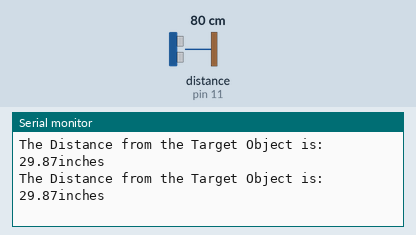
Bench run of a sketch on a simulated Arduino Uno, built with avr-gcc and run on an emulated ATmega328P. Parts: the last lines printed to the serial monitor. Wiring (inferred from the names in the program): ultrasonic range finder: trigger pin 12; echo pin 11. Inputs (shaded band) come from the test bench; at power-on: distance to the obstacle (sensor on pin 11) 80 cm. The echo pulse lasts 58.3 µs per cm.

Above: at 1.2 s.
1.3 s: distance to the obstacle (sensor on pin 11) set to 299 cm
At 1.42 s:
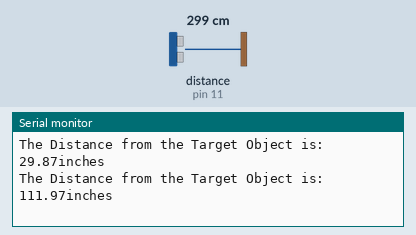
4.3 s: distance to the obstacle (sensor on pin 11) set to 35 cm
At 4.34 s:
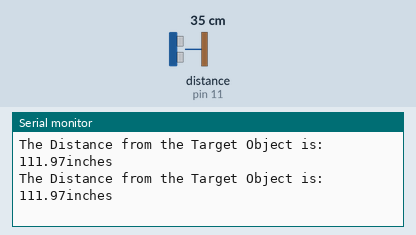
7.3 s: distance to the obstacle (sensor on pin 11) set to 299 cm
At 7.32 s:
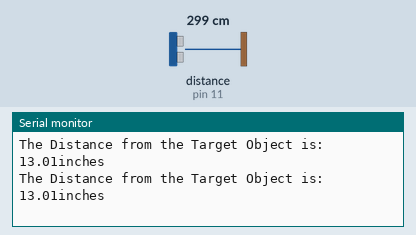
13.3 s: distance to the obstacle (sensor on pin 11) set to 60 cm
At 13.38 s:
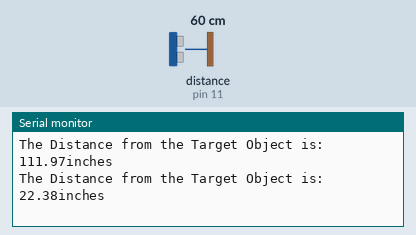
19.3 s: distance to the obstacle (sensor on pin 11) set to 2 cm
At 19.33 s:
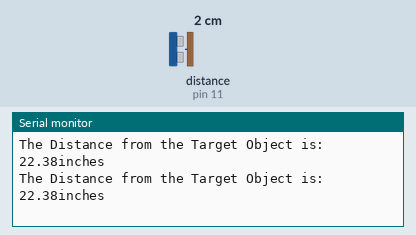
Timing chart, 0 to 22.3 s (numbered marks = the images above; inputs shaded):
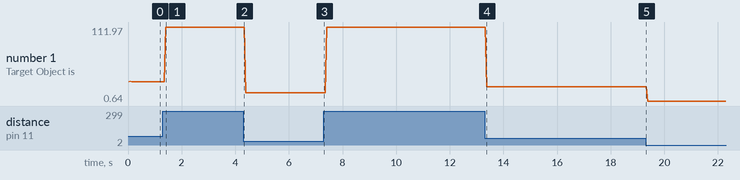

Measured:
- after the input at 1.3 s, the serial monitor: prints a new line after 0.11 s (image 1)
- after the input at 13.3 s, the serial monitor: prints a new line after 0.07 s (image 4)
- plotted number 1: 29.87 → 111.97 after the input at 1.3 s, 111.97 → 13.01 after the input at 4.3 s, 111.97 → 22.38 after the input at 13.3 s, 22.38 → 0.64 after the input at 19.3 s

The sketch:

Lesson_55_-_Measuring_Distance_Using_Ultrasonic_Sensor.ino
```cpp
//We are Calculating Distance using the Ultrasonic Sensor
//Declaring Variables
int TRIGGER_PIN = 12;
int ECHO_PIN = 11;
int DELAY_MICRO = 10;
int DELAY = 25;

float PING_TRAVEL_TIME;
float DISTANCE;
float OBJECT_DISTANCE;

String DISTANCE_MESSAGE = "The Distance from the Target Object is: ";
String INCHES = "inches";


void setup() {
  //Starting Serial Monitor
  Serial.begin(9600);

  //Starting Pins
  pinMode(TRIGGER_PIN, OUTPUT);
  pinMode(ECHO_PIN, INPUT);
}


void loop() {
  //Sending out a pulse
  //We need to send the trigger pin low, high, low with a tiny bit of delay
  digitalWrite(TRIGGER_PIN, LOW);
  delayMicroseconds(DELAY_MICRO);
  digitalWrite(TRIGGER_PIN, HIGH);
  delayMicroseconds(DELAY);
  digitalWrite(TRIGGER_PIN, LOW);
  delayMicroseconds(DELAY_MICRO);

  //Getting Value of Ping Travel Time
  PING_TRAVEL_TIME = pulseIn(ECHO_PIN, HIGH);
  delay(DELAY);

  //Calculating Distance
  //We are only measuring the distance between the sensor and the object
  //The equation is the same equation we made in lesson 54 where we used the half distance the wave travelled
  //and measured how long it took for the ping to back and forth between the object
  DISTANCE = 0.00643 * (PING_TRAVEL_TIME);

  //Printing Values
  Serial.print(DISTANCE_MESSAGE);
  Serial.print(DISTANCE);
  Serial.println(INCHES);
}
```
